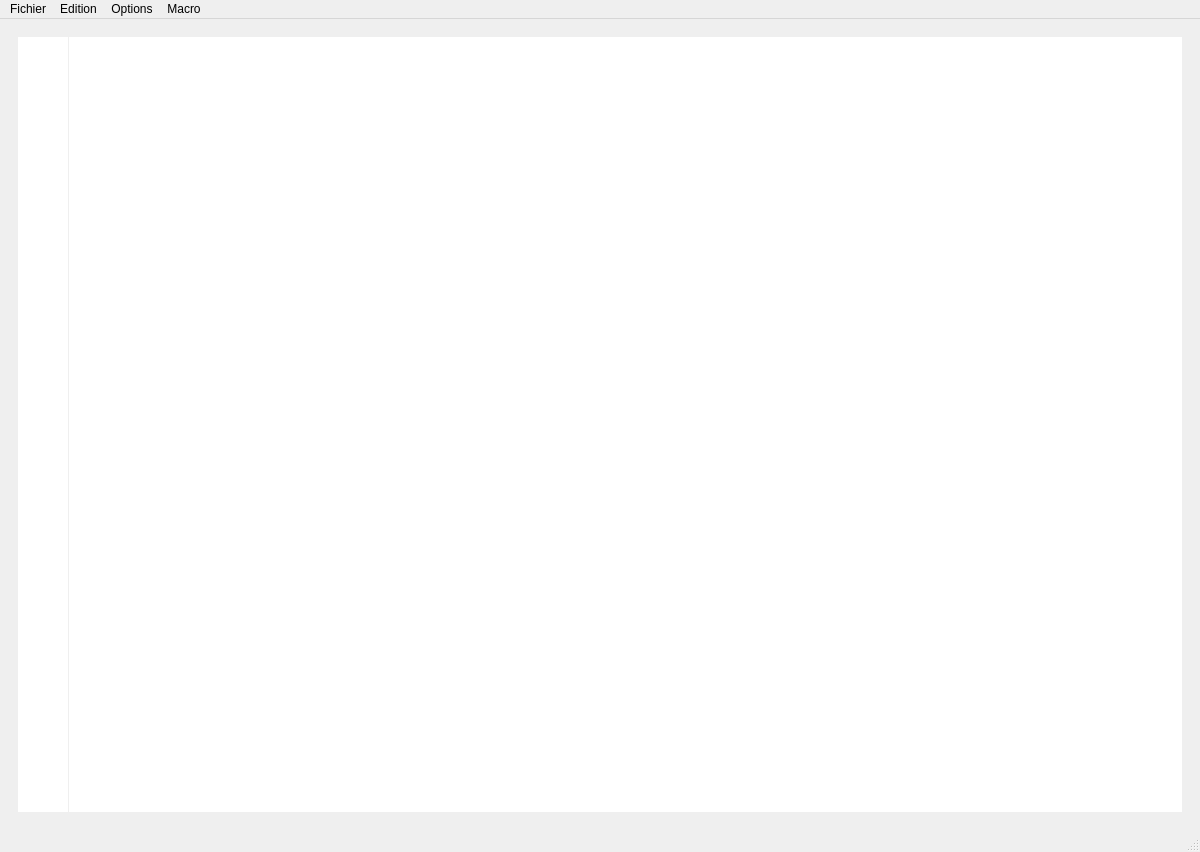
<?xml version="1.0" encoding="UTF-8"?>
<ui version="4.0">
 <class>MainWindow</class>
 <widget class="QMainWindow" name="MainWindow">
  <property name="geometry">
   <rect>
    <x>0</x>
    <y>0</y>
    <width>1200</width>
    <height>852</height>
   </rect>
  </property>
  <property name="maximumSize">
   <size>
    <width>16777215</width>
    <height>16777215</height>
   </size>
  </property>
  <property name="windowTitle">
   <string>MainWindow</string>
  </property>
  <property name="tabShape">
   <enum>QTabWidget::Rounded</enum>
  </property>
  <widget class="QWidget" name="centralwidget">
   <property name="enabled">
    <bool>true</bool>
   </property>
   <property name="sizePolicy">
    <sizepolicy hsizetype="Expanding" vsizetype="Expanding">
     <horstretch>1</horstretch>
     <verstretch>1</verstretch>
    </sizepolicy>
   </property>
   <property name="focusPolicy">
    <enum>Qt::NoFocus</enum>
   </property>
   <layout class="QVBoxLayout" name="verticalLayout">
    <item>
     <widget class="QFrame" name="textEditFrame">
      <property name="sizePolicy">
       <sizepolicy hsizetype="Expanding" vsizetype="Expanding">
        <horstretch>0</horstretch>
        <verstretch>0</verstretch>
       </sizepolicy>
      </property>
      <property name="frameShape">
       <enum>QFrame::NoFrame</enum>
      </property>
      <property name="frameShadow">
       <enum>QFrame::Plain</enum>
      </property>
      <property name="lineWidth">
       <number>0</number>
      </property>
      <layout class="QHBoxLayout" name="horizontalLayout" stretch="0,0">
       <property name="spacing">
        <number>1</number>
       </property>
       <property name="sizeConstraint">
        <enum>QLayout::SetNoConstraint</enum>
       </property>
       <item>
        <widget class="QPlainTextEdit" name="lineCounter">
         <property name="sizePolicy">
          <sizepolicy hsizetype="Maximum" vsizetype="Expanding">
           <horstretch>0</horstretch>
           <verstretch>0</verstretch>
          </sizepolicy>
         </property>
         <property name="maximumSize">
          <size>
           <width>50</width>
           <height>16777215</height>
          </size>
         </property>
         <property name="font">
          <font>
           <family>Calibri Light</family>
           <pointsize>12</pointsize>
           <italic>true</italic>
          </font>
         </property>
         <property name="focusPolicy">
          <enum>Qt::NoFocus</enum>
         </property>
         <property name="autoFillBackground">
          <bool>false</bool>
         </property>
         <property name="frameShape">
          <enum>QFrame::VLine</enum>
         </property>
         <property name="frameShadow">
          <enum>QFrame::Plain</enum>
         </property>
         <property name="lineWidth">
          <number>0</number>
         </property>
         <property name="verticalScrollBarPolicy">
          <enum>Qt::ScrollBarAlwaysOff</enum>
         </property>
         <property name="horizontalScrollBarPolicy">
          <enum>Qt::ScrollBarAlwaysOff</enum>
         </property>
         <property name="lineWrapMode">
          <enum>QPlainTextEdit::NoWrap</enum>
         </property>
        </widget>
       </item>
       <item>
        <widget class="QPlainTextEdit" name="textEdit">
         <property name="font">
          <font>
           <family>Calibri</family>
           <pointsize>12</pointsize>
          </font>
         </property>
         <property name="focusPolicy">
          <enum>Qt::StrongFocus</enum>
         </property>
         <property name="frameShape">
          <enum>QFrame::VLine</enum>
         </property>
         <property name="frameShadow">
          <enum>QFrame::Plain</enum>
         </property>
         <property name="lineWidth">
          <number>0</number>
         </property>
        </widget>
       </item>
      </layout>
     </widget>
    </item>
   </layout>
  </widget>
  <widget class="QMenuBar" name="menubar">
   <property name="geometry">
    <rect>
     <x>0</x>
     <y>0</y>
     <width>1200</width>
     <height>26</height>
    </rect>
   </property>
   <widget class="QMenu" name="menuFichier">
    <property name="title">
     <string>Fichier</string>
    </property>
    <addaction name="actionSave"/>
    <addaction name="actionSaveAs"/>
    <addaction name="actionNew"/>
    <addaction name="actionOpen"/>
   </widget>
   <widget class="QMenu" name="menuEdition">
    <property name="title">
     <string>Edition</string>
    </property>
    <addaction name="actionAller"/>
   </widget>
   <widget class="QMenu" name="menuOptions">
    <property name="title">
     <string>Options</string>
    </property>
    <widget class="QMenu" name="menu">
     <property name="title">
      <string>Changer la police</string>
     </property>
     <addaction name="actionChanger_la_taille_de_police"/>
     <addaction name="actionChanger_la_famille_de_police"/>
    </widget>
    <addaction name="menu"/>
    <addaction name="actionAutoReturn"/>
   </widget>
   <widget class="QMenu" name="menuMacro">
    <property name="title">
     <string>Macro</string>
    </property>
    <addaction name="actionCreateMacro"/>
   </widget>
   <addaction name="menuFichier"/>
   <addaction name="menuEdition"/>
   <addaction name="menuOptions"/>
   <addaction name="menuMacro"/>
  </widget>
  <widget class="QStatusBar" name="statusbar"/>
  <action name="actionSave">
   <property name="text">
    <string>Sauvegarder</string>
   </property>
   <property name="shortcut">
    <string>Ctrl+S</string>
   </property>
  </action>
  <action name="actionSaveAs">
   <property name="text">
    <string>Sauvegarder sous</string>
   </property>
   <property name="shortcut">
    <string>Ctrl+Alt+S</string>
   </property>
  </action>
  <action name="actionNew">
   <property name="text">
    <string>Nouveau</string>
   </property>
   <property name="shortcut">
    <string>Ctrl+N</string>
   </property>
  </action>
  <action name="actionAller">
   <property name="text">
    <string>Aller à</string>
   </property>
   <property name="shortcut">
    <string>Ctrl+L</string>
   </property>
  </action>
  <action name="actionCreateMacro">
   <property name="text">
    <string>Ouvrir l'éditeur de macro</string>
   </property>
   <property name="shortcut">
    <string>Ctrl+M</string>
   </property>
  </action>
  <action name="actionOpen">
   <property name="text">
    <string>Ouvrir</string>
   </property>
   <property name="shortcut">
    <string>Ctrl+O</string>
   </property>
  </action>
  <action name="actionAutoReturn">
   <property name="checkable">
    <bool>true</bool>
   </property>
   <property name="checked">
    <bool>true</bool>
   </property>
   <property name="text">
    <string>Retour à la ligne auto</string>
   </property>
  </action>
  <action name="actionChanger_la_taille_de_police">
   <property name="text">
    <string>Changer la taille de police</string>
   </property>
  </action>
  <action name="actionChanger_la_famille_de_police">
   <property name="text">
    <string>Changer la famille de police</string>
   </property>
  </action>
 </widget>
 <resources/>
 <connections/>
</ui>
